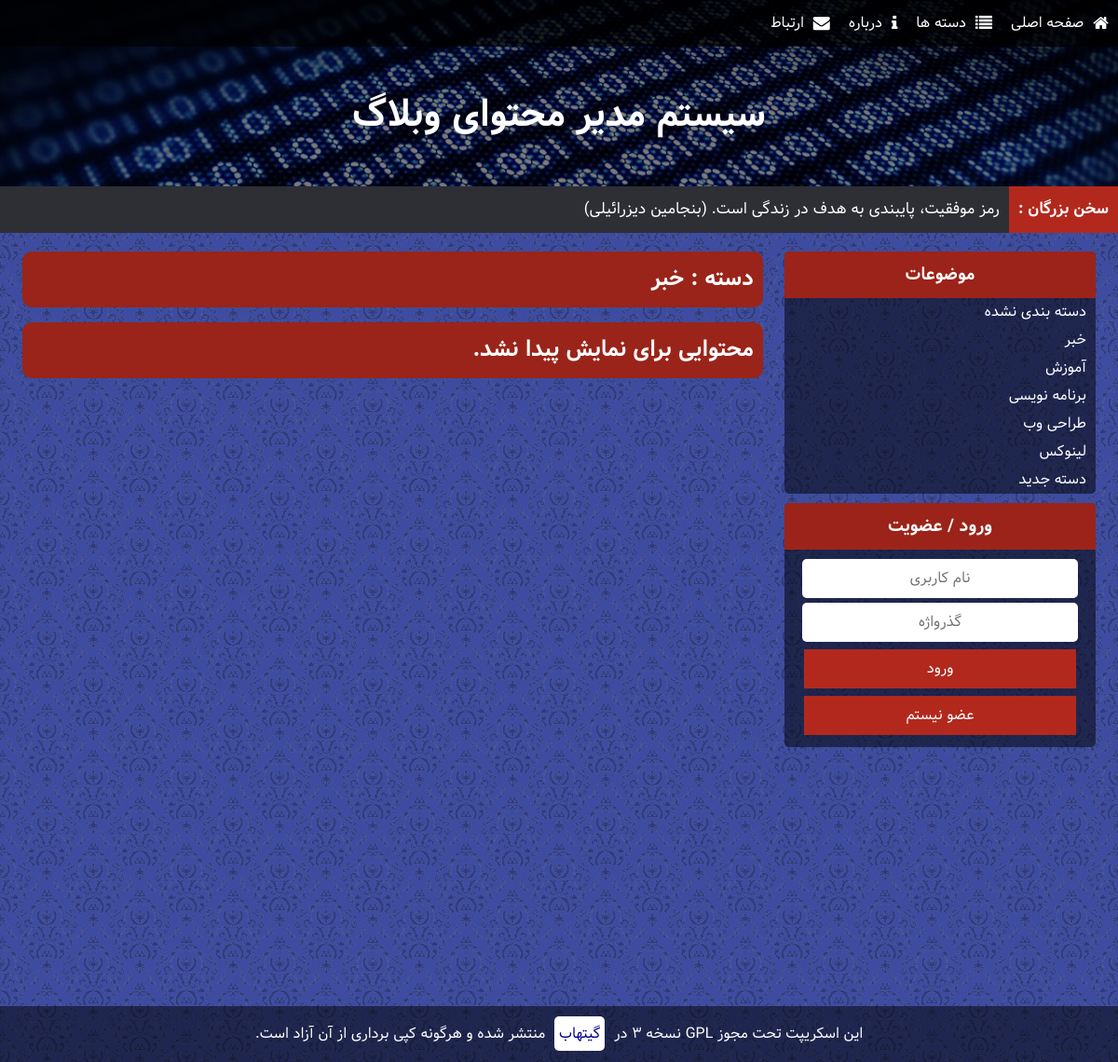
/index.php?CAT=1, run on an earlier commit of the app's database.
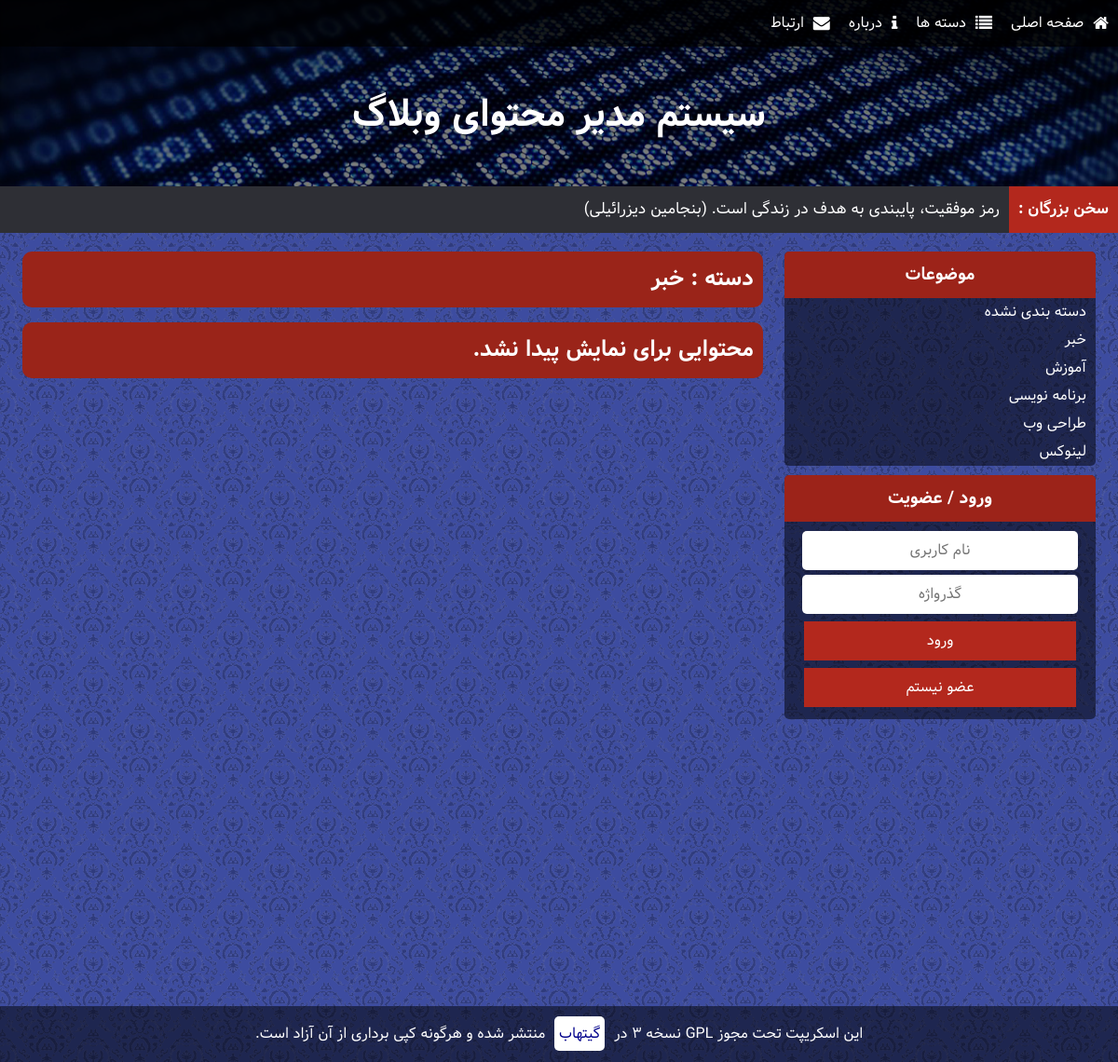
And on a later commit of the database.
### tables this page shows
CREATE TABLE `CATS` (
  `ID` int(10) UNSIGNED NOT NULL,
  `NAME` varchar(30) NOT NULL
);

### includes/config.php (called while the page is built)
<?php
	$CONF = array(
		'remoteurl'	=>	'localhost',
		'dbuser'		=>	'root',
		'dbpass'		=>	'',
		'dbname'		=>	'bblog',
		'SITE_TITLE'	=>	'سیستم مدیر محتوای وبلاگ',
	);
	$TEXTS = array(
		'بهتر است روی پای خود بمیری تا روی زانو‌هایت زندگی کنی. (رودی)',
		'بر روی زمین چیزی بزرگتر از انسان نیست و در انسان چیزی بزرگتر از فکر او. (همیلتون)',
		'عمر آنقدر کوتاه است که نمی‌ارزد آدم حقیر و کوچک بماند. (دیزرائیلی)',
		'افراد شجاع فرصت می آفرینند .ترسوها و ضعفا منتظر فرصت می نشینند.(گوته)',
		'هر انسانی مرتکب اشتباه می شود؛ اما فقط انسان های احمق اشتباه خود را تکرار می کنند. (سیسرون)',
		'اگر در قدم اول موفقیت نصیب ما می شد، سعی و عمل دیگر معنایی نداشت.(موریس مترلینگ)',
		'کسی که شهامت قبول خطر را نداشته باشد، در زندگی به مقصود نخواهد رسید. (محمد علی كلی)',
		' آدمی ساخته‌ی افکار خویش است فردا همان خواهد شد که امروز می‌اندیشیده است. (مترلینگ)',
		'انسان همان چیزی است که باور دارد. (آنتوان چخوف)',
		'از دست دادن امیدی پوچ و محال، خود موفقیت و پیشرفتی بزرگ است. (شکسپیر)',
		'موفقیت بر روی ستون های شکست شکل می گیرد. (سری چتری)',
		'شکست یک عامل نیروبخش است، نه یک بازدارنده؛ هر شکست بذری از موفقیت در دل دارد. (ناپلئون هیل)',
		'کارایی اساس بقا است، اما لازمه موفقیت ثمربخش بودن است. (جان ماکسول)',
		'هرکس خواهان موفقیت است باید یاد بگیرد که ناکامی جزء حتمی فرایند پیشرفت است. (برادرز)',
		'موفقیت تنها نصیب معدودی می شود و این درحالی است که کثیری از مردم در رویای موفقیت به سر می برند. (جان جانسون)',
		'رمز موفقیت، پایبندی به هدف در زندگی است. (بنجامین دیزرائیلی)',
		'نخستین قانون موفقیت، تمرکز است. (ویلیام ماتیوس)',
		'بزرگ ترین موفقیت عبارت است از اعتماد یا سازش کامل بین اشخاص صمیمی. (رالف والدو امرسون)',
		'اگر کسی استعداد طبیعی داشته باشد بازهم باید برای موفقیت تمرین کند و آماده شود. (جان ماکسول)',
		'موفقیت برای اشخاص کم ظرفیت مقدمه گستاخی است. (مثل ایتالیایی)',
		'از موفقیت دیگران همان اندازه خوشحال باش که از موفقیت خودت خشنود می شوی. (کریستین لارسون)',
		'به یاد داشته باش که برای موفقیت، بیش از هر چیز به اراده و تصمیم نیاز داری. (آبراهام لینکلن)',
		'موفقیت در آرزوها، نسبت مستقیم با قدرت اراده ما دارد. (دیل کارنگی)',
		'به جای اینکه سعی کنید مرد موفقیت باشید، سعی کنید مرد ارزش ها باشید. (آلبرت اینشتین)',
		'هر موفقیت بزرگی نتیجه هزاران تلاش کوچک و عادی است که مورد توجه و ستایش دیگران قرار نمی گیرد. (برایان تریسی)'
	);
?>

### includes/functions.php (the view, shortened to what this page needs)
<?php
	require_once('config.php');
	$SQL = new mysqli($CONF['remoteurl'],$CONF['dbuser'],$CONF['dbpass'],$CONF['dbname']);
	$SQL->set_charset("utf8");
	function scape($str)
	{
		global $SQL;
		return $SQL->real_escape_string($str);
	}
	function logedin(){
		return false;
	}
	function get_text(){
		global $TEXTS;
		echo $TEXTS[ rand(0,count($TEXTS)-1) ];
	}
	function eecho($str=''){
		echo htmlentities($str);
	}
 ?>

### header.php (shortened to what this page needs)
<!DOCTYPE html>
<html dir="rtl" lang="fa">
<head>
	<link rel="stylesheet" type="text/css" href="lib/main.css" />
	<link rel="stylesheet" type="text/css" href="lib/font-awesome.css" />
</head>
<body>
	<div class="nav">
		<ul>
			<a href="index.php"><li class="fa-home">صفحه اصلی</li></a>
			<a href="cats.php"><li class="fa-list">دسته ها</li></a>
			<a href="posts.php?N=about"><li class="fa-info">درباره</li></a>
			<a href="posts.php?N=contact"><li class="fa-envelope">ارتباط</li></a>
		</ul>
	</div>
	<div class="header"><span><?php echo $CONF['SITE_TITLE']; ?></span></div>
	<div class="toptext"><strong>سخن بزرگان : </strong><span><?php get_text(); ?></span></div>
	<div class="body">
		<div class="menu">
			<div class="cats">
				<h3>موضوعات</h3>
				<ul>
					<?php
						$CATS = $SQL->query('SELECT ID,NAME FROM CATS;');
						while ($CAT=$CATS->fetch_assoc() )
						{
							echo '<a href="index.php?CAT='.$CAT['ID'].'"><li>'.$CAT['NAME'].'</li></a>'.PHP_EOL;
						}
					 ?>
				</ul>
			</div>
			<?php if( !logedin() ){ ?>
			<div class="logreg">
				<h3>ورود / عضویت</h3>
				<div>
					<input id="user" type="text" placeholder="نام کاربری" />
					<input id="pass" type="password" placeholder="گذرواژه" />
					<button id="login" onclick="login();">ورود</button>
					<a href="register.php"><button id="login">عضو نیستم</button></a>
				</div>
			</div>	<?php } ?>
		</div>
		<div class="main">

What changed in the data, as far as the page shows it:
removed cats: NAME "دسته جدید"
